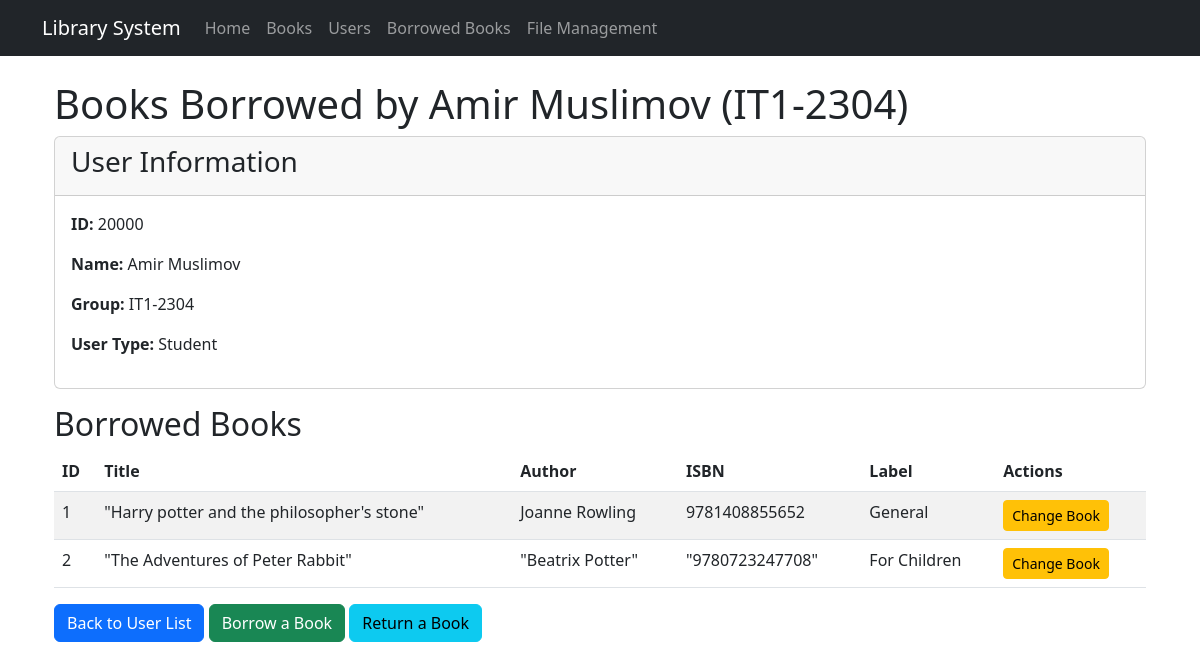
/users/student/20000/books/, run on an earlier commit of the app's database.
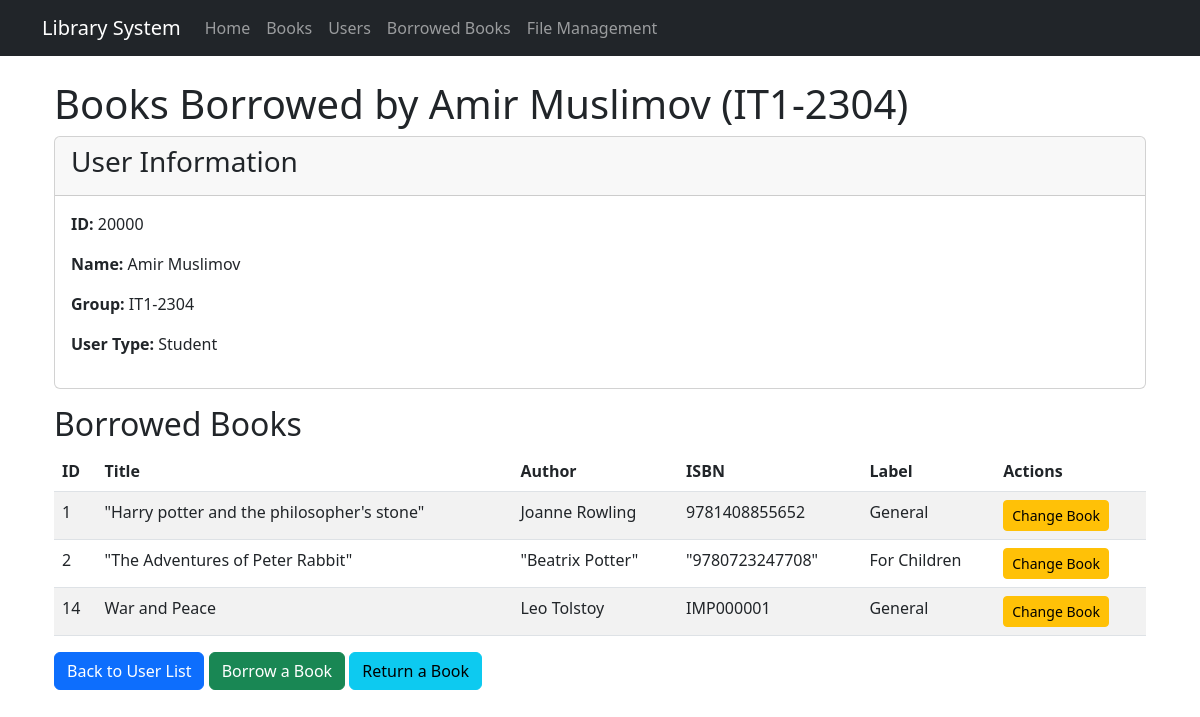
And on a later commit of the database.
### library/models.py (models this page shows, shortened)
class Book(models.Model):
    LABEL_CHOICES = [
        ('for children', 'For Children'),
        ('general', 'General'),
    ]
    title = models.CharField(max_length=255)
    author = models.CharField(max_length=255)
    isbn = models.CharField(max_length=20, unique=True)
    year = models.IntegerField()
    quantity = models.IntegerField()
    label = models.CharField(max_length=20, choices=LABEL_CHOICES, default='general')

### library/views.py (the view)
# urls.py: path('users/<str:user_type>/<str:user_id>/books/', views.user_books, name='user_books'),
def user_books(request, user_type, user_id):
    if user_type == 'student':
        user = get_object_or_404(Student, user_id=user_id)
    else:  # pupil
        user = get_object_or_404(Pupil, user_id=user_id)
    borrowed_books = user.borrowed_books.all()
    return render(request, 'library/user_books.html', {
        'user': user,
        'borrowed_books': borrowed_books
    })

### library/models.py (called while the page is built)
    def check_user_type(self):
        if self.user_id.startswith('2'):
            return "This is a student"
        elif self.user_id.startswith('1'):
            return "This is a pupil"
        else:
            return "Unknown user type"

    def __str__(self):
        return f"{self.name} {self.surname} ({self.group})"

### templates/library/user_books.html
{% extends 'base.html' %}
{% block content %}
<div class="container">
    <h1>Books Borrowed by {{ user }}</h1>
    <div class="card mb-3">
        <div class="card-header">
            <h3>User Information</h3>
        </div>
        <div class="card-body">
            <p><strong>ID:</strong> {{ user.user_id }}</p>
            <p><strong>Name:</strong> {{ user.name }} {{ user.surname }}</p>
            <p><strong>Group:</strong> {{ user.group }}</p>
            {% if user.check_user_type == "This is a pupil" %}
            <p><strong>Age:</strong> {{ user.age }}</p>
            <p><strong>User Type:</strong> Pupil</p>
            {% else %}
            <p><strong>User Type:</strong> Student</p>
            {% endif %}
        </div>
    </div>
    <h2>Borrowed Books</h2>
    {% if borrowed_books %}
    <table class="table table-striped">
        <thead>
            <tr>
                <th>ID</th>
                <th>Title</th>
                <th>Author</th>
                <th>ISBN</th>
                <th>Label</th>
                <th>Actions</th>
            </tr>
        </thead>
        <tbody>
            {% for book in borrowed_books %}
            <tr>
                <td>{{ book.id }}</td>
                <td>{{ book.title }}</td>
                <td>{{ book.author }}</td>
                <td>{{ book.isbn }}</td>
                <td>{{ book.get_label_display }}</td>
                <td>
                    {% if user.check_user_type == "This is a pupil" %}
                    <a href="{% url 'edit_borrowing' 'pupil' user.user_id book.id %}" class="btn btn-sm btn-warning">Change Book</a>
                    {% else %}
                    <a href="{% url 'edit_borrowing' 'student' user.user_id book.id %}" class="btn btn-sm btn-warning">Change Book</a>
                    {% endif %}
                </td>
            </tr>
            {% endfor %}
        </tbody>
    </table>
    {% else %}
    <div class="alert alert-info">
        This user has not borrowed any books.
    </div>
    {% endif %}
    <div class="mt-3">
        <a href="{% url 'user_list' %}" class="btn btn-primary">Back to User List</a>
        <a href="{% url 'borrow_book' %}" class="btn btn-success">Borrow a Book</a>
        <a href="{% url 'return_book' %}" class="btn btn-info">Return a Book</a>
    </div>
</div>
{% endblock %}

What changed in the data, as far as the page shows it:
added Book: id "14", title "War and Peace", author "Leo Tolstoy", isbn "IMP000001", label "General"
